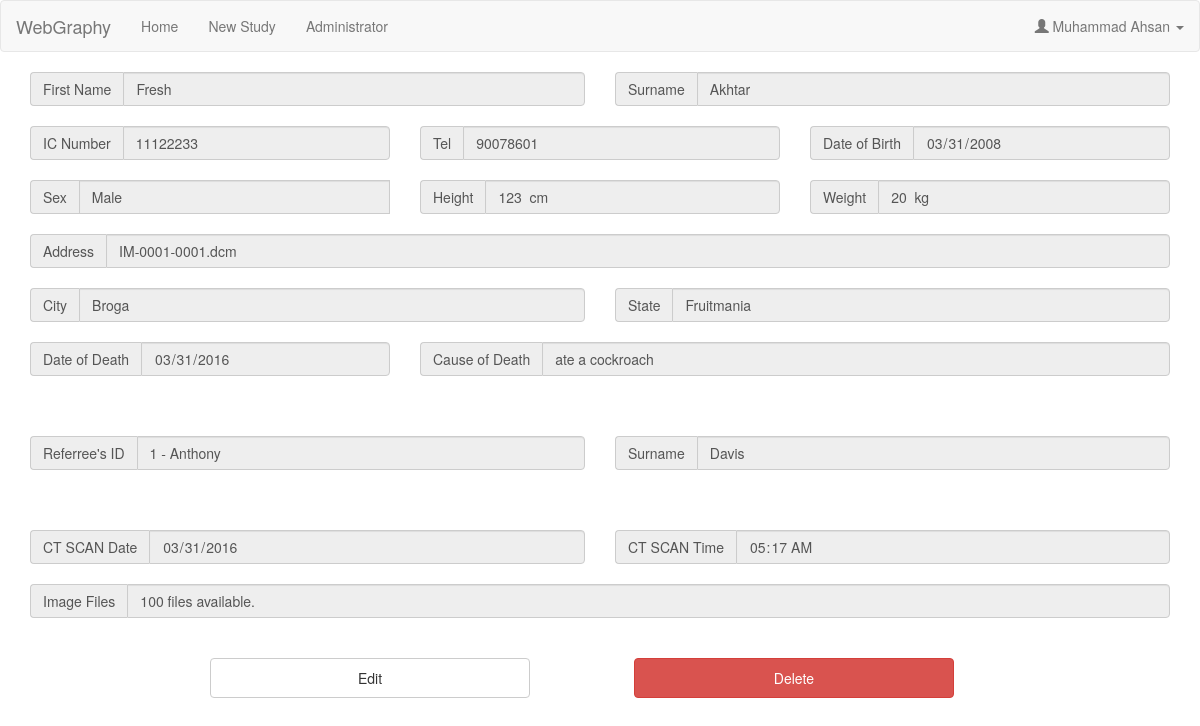
The app's page /studyProfile.php?add=1 (signed in), older data.
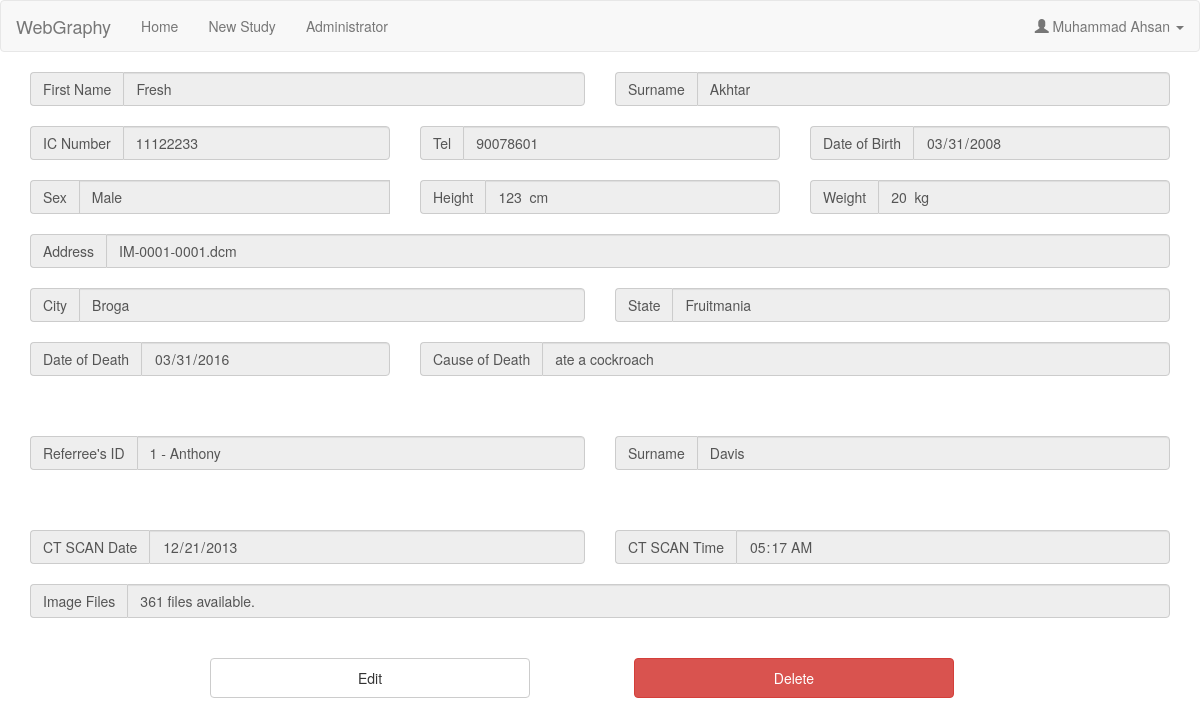
The same page, newer data.
### tables this page shows
CREATE TABLE `studyobject` (
  `objectID` int(11) NOT NULL,
  `objectFirstname` varchar(255) NOT NULL,
  `objectSurname` varchar(255) NOT NULL,
  `ICNumber` int(11) NOT NULL,
  `telephone` int(11) NOT NULL,
  `DOB` date NOT NULL,
  `Sex` varchar(10) NOT NULL,
  `height` smallint(6) NOT NULL,
  `weight` smallint(6) NOT NULL,
  `homeAddress` varchar(255) NOT NULL,
  `homeCity` varchar(255) NOT NULL,
  `homeState` varchar(255) NOT NULL,
  `DOD` date NOT NULL,
  `deathCause` varchar(255) NOT NULL
);

CREATE TABLE `ctscan` (
  `CTScanID` int(11) NOT NULL,
  `date` date NOT NULL,
  `time` time NOT NULL,
  `objectID` int(11) NOT NULL
);

CREATE TABLE `referees` (
  `referreeID` int(11) NOT NULL,
  `userID` int(11) NOT NULL,
  `firstName` varchar(255) NOT NULL,
  `surName` varchar(255) NOT NULL,
  `surgeryID` int(11) NOT NULL
);

### studyProfile.php (the view, shortened to what the changed rows need)
<!DOCTYPE html>
<!DOCTYPE html>
<?php include ('study_GET.php');?>
<html lang="en">
<head>
  <link rel="stylesheet" href="http://maxcdn.bootstrapcdn.com/bootstrap/3.3.6/css/bootstrap.min.css">
  <link href="css/input.css" rel="stylesheet">
</head>
<body>
		<?php
		include 'navBar.php';?>
	<div class="container">
								<form class="form-horizontal" method="post" action="study_update.php?add=<?php echo $_GET['add'];?>&scanid=<?php echo $scanID; ?>">
				<div class="row">
					<div class="col-lg-6">
						<div class="input-group">
							<span class="input-group-addon" id="basic-addon2">First Name</span>
							<input type="text" name="objectFN"  class="form-control" id="disabledInput" style="cursor:default;" value="<?php echo $objectfName; ?>" disabled>
						</div>
					</div>
					<div class = "col-lg-6">
						<div class="input-group">
							<span class="input-group-addon" id="basic-addon3">Surname</span>
							<input type="text" name="objectSN" class="form-control" placeholder="Enter Deceased Surname"  id="disabledInput" style="cursor:default;" value="<?php echo $objectsName; ?>" disabled>
						</div>
					</div>
				</div>
				<br>
				<div class="row">
					<div class="col-lg-4">
						<div class="input-group">
							<span class="input-group-addon" id="basic-addon2">IC Number</span>
							<input type="number"  name="objectIC" class="form-control" placeholder="Enter Deceased IC Number" id="disabledInput" style="cursor:default;" value="<?php echo $objectIC; ?>" disabled>
						</div>
					</div>
					<div class="col-lg-4">
						<div class="input-group">
							<span class="input-group-addon" id="basic-addon2">Tel</span>
							<input type="number" name="objectTel" class="form-control" id="disabledInput" style="cursor:default;" value="<?php echo $objectTEL; ?>" disabled>
						</div>
					</div>
					<div class="col-lg-4">
						<div class="input-group">
							<span class="input-group-addon" id="basic-addon2">Date of Birth</span>
							<input type="date" name="objectDOB" class="form-control" id="disabledInput" style="cursor:default;" value="<?php echo $objectDOB; ?>" disabled>
						</div>
					</div>
				</div>
					<br>
				<div class ="row">
					<div class="col-lg-4">
					<div class="input-group">
						<span class="input-group-addon" id="basic-addon2">Sex</span>
							<input class="form-control" id="sel1" name="objectSex" id="disabledInput" style="cursor:default;" value="<?php echo $objectSEX; ?>" disabled>
						<br>
					</div>
					</div>
					<div class="col-lg-4">
						<div class="input-group">
							<span class="input-group-addon" id="basic-addon2">Height</span>
							<input type="text" name="objectHeight" class="form-control" id="disabledInput" style="cursor:default;" value="<?php echo $objectHeight; ?>  cm" disabled>
						</div>
					</div>
					<div class="col-lg-4">
						<div class="input-group">
							<span class="input-group-addon" id="basic-addon2">Weight</span>
							<input type="text" name="objectWeight" class="form-control" id="disabledInput" style="cursor:default;" value="<?php echo $objectWeight; ?>  kg" disabled>
						</div>
					</div>
				</div>
				<br>
				<div class="row">
					<div class="col-lg-12">
						<div class="input-group">
							<span class="input-group-addon" id="basic-addon2">Address</span>
							<input type="text" name="objectAdd" class="form-control"id="disabledInput" style="cursor:default;" value="<?php echo $objectAddress; ?>" disabled>
						</div>
					</div>
				</div>
				<br>
				<div class ="row">
					<div class="col-lg-6">
						<div class="input-group">
							<span class="input-group-addon" id="basic-addon2">City</span>
							<input type="text" name="objectCity" class="form-control" id="disabledInput" style="cursor:default;" value="<?php echo $objectCity; ?>" disabled>
						</div>
					</div>
					<div class="col-lg-6">
						<div class="input-group">
							<span class="input-group-addon" id="basic-addon2">State</span>
							<input type="text" name="objectState" class="form-control "id="disabledInput" style="cursor:default;" value="<?php echo $objectState; ?>" disabled >
						</div>
					</div>
				</div>
				<br>
				<div class ="row">
					<div class="col-lg-4">
						<div class="input-group">
							<span class="input-group-addon" id="basic-addon2">Date of Death</span>
							<input type="date" name="objectDOD" class="form-control" id="disabledInput" style="cursor:default;" value="<?php echo $objectDOD; ?>" disabled >
						</div>
					</div>
					<div class="col-lg-8">
						<div class="input-group">
							<span class="input-group-addon" id="basic-addon2">Cause of Death</span>
							<input type="text" name="objectCause" class="form-control" placeholder="Enter The Cause Of Deceased's Death" id="disabledInput" style="cursor:default;" value="<?php echo $objectCause; ?>" disabled >
						</div>
					</div>
				</div>
					<br>
					<br>
					<br>
				<?php
				if( $_SESSION['user_type'] == 'admin') :
					?>
					<div class="row">
					<div class="col-lg-6">
						<div class="input-group">
							<span class="input-group-addon" id="basic-addon2">Referree's ID</span>
								<input type="text" class="form-control" id="disabledInput" style="cursor:default;" value="<?php echo $RefID . " - " . $Reffname; ?>" disabled>
						</div>
					</div>
					<div class = "col-lg-6">
						<div class="input-group">
							<span class="input-group-addon" id="basic-addon3">Surname</span>
							<input type="text" name="refSN" class="form-control" id="disabledInput" style="cursor:default;" value="<?php echo $Refsname; ?>" disabled >
						</div>
					</div>
				</div>
				<br>
				<br>
				<br>
				<?php endif;?>
				<div class="row">
					<div class="col-lg-6">
						<div class="input-group">
							<span class="input-group-addon" id="basic-addon2">CT SCAN Date</span>
							<input type="date" name="CTDate" class="form-control" id="disabledInput" style="cursor:default;" value="<?php echo $scanDate; ?>" disabled>
						</div>
					</div>
					<div class="col-lg-6">
						<div class="input-group">
							<span class="input-group-addon" id="basic-addon2">CT SCAN Time</span>
							<input type="time" name="CTTime" class="form-control"id="disabledInput" style="cursor:default;" value="<?php echo $scanTime; ?>" disabled>
						</div>
					</div>
				</div>
				<br>
					<div class="row">
					<div class="col-lg-12">
						<div class="input-group">
							<span class="input-group-addon" id="basic-addon2">Image Files</span>
							<input type="text" class="form-control"id="disabledInput" style="cursor:default;" value="<?php echo $rowcount . " files available." ?>" disabled>
						</div>
					</div>
				</div>
			<br>
					<br>
					</form>
	</div>
	<br>
</body>
</body>
</html>

Row changes from the older to the newer data that the page shows:
changed through a linked row, studyobject "Fresh": CTDate "03/31/2016" → "12/21/2013"
Text that changed along with them:
form field value: "100 files available." → "361 files available."
